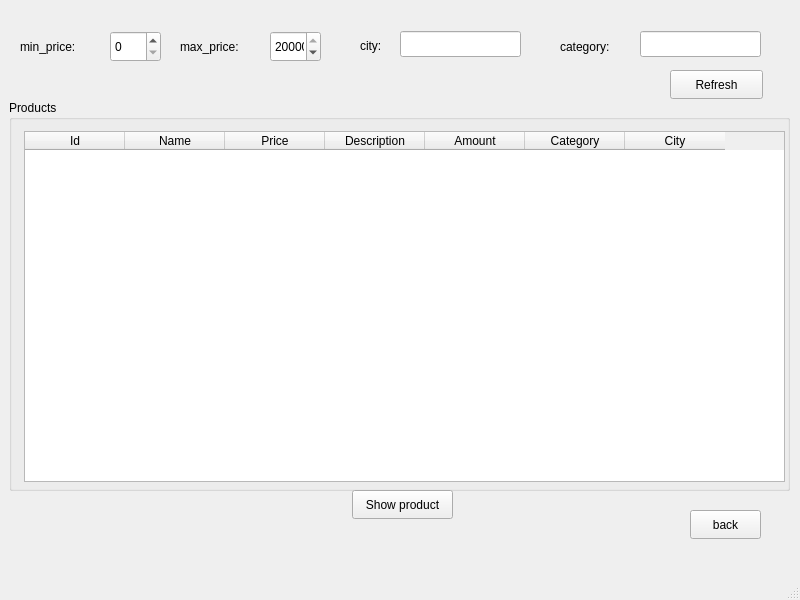
<?xml version="1.0" encoding="UTF-8"?>
<ui version="4.0">
 <class>SeeProducts</class>
 <widget class="QMainWindow" name="SeeProducts">
  <property name="geometry">
   <rect>
    <x>0</x>
    <y>0</y>
    <width>800</width>
    <height>600</height>
   </rect>
  </property>
  <property name="windowTitle">
   <string>MainWindow</string>
  </property>
  <widget class="QWidget" name="centralwidget">
   <widget class="QLabel" name="minp_lbl">
    <property name="geometry">
     <rect>
      <x>20</x>
      <y>31</y>
      <width>71</width>
      <height>31</height>
     </rect>
    </property>
    <property name="text">
     <string>min_price:</string>
    </property>
   </widget>
   <widget class="QLineEdit" name="city_le">
    <property name="geometry">
     <rect>
      <x>400</x>
      <y>31</y>
      <width>121</width>
      <height>26</height>
     </rect>
    </property>
   </widget>
   <widget class="QLabel" name="maxp_lbl">
    <property name="geometry">
     <rect>
      <x>180</x>
      <y>31</y>
      <width>81</width>
      <height>31</height>
     </rect>
    </property>
    <property name="text">
     <string>max_price:</string>
    </property>
   </widget>
   <widget class="QSpinBox" name="min_spinBox">
    <property name="geometry">
     <rect>
      <x>110</x>
      <y>31</y>
      <width>51</width>
      <height>31</height>
     </rect>
    </property>
    <property name="maximum">
     <number>20000</number>
    </property>
   </widget>
   <widget class="QLineEdit" name="category_le">
    <property name="geometry">
     <rect>
      <x>640</x>
      <y>31</y>
      <width>121</width>
      <height>26</height>
     </rect>
    </property>
   </widget>
   <widget class="QSpinBox" name="max_spinBox">
    <property name="geometry">
     <rect>
      <x>270</x>
      <y>31</y>
      <width>51</width>
      <height>31</height>
     </rect>
    </property>
    <property name="maximum">
     <number>20000</number>
    </property>
    <property name="value">
     <number>20000</number>
    </property>
   </widget>
   <widget class="QPushButton" name="refresh_btn">
    <property name="geometry">
     <rect>
      <x>670</x>
      <y>70</y>
      <width>93</width>
      <height>29</height>
     </rect>
    </property>
    <property name="text">
     <string>Refresh</string>
    </property>
   </widget>
   <widget class="QLabel" name="category_lbl">
    <property name="geometry">
     <rect>
      <x>560</x>
      <y>31</y>
      <width>71</width>
      <height>31</height>
     </rect>
    </property>
    <property name="text">
     <string>category:</string>
    </property>
   </widget>
   <widget class="QLabel" name="city_lbl">
    <property name="geometry">
     <rect>
      <x>360</x>
      <y>30</y>
      <width>61</width>
      <height>31</height>
     </rect>
    </property>
    <property name="text">
     <string>city:</string>
    </property>
   </widget>
   <widget class="QGroupBox" name="groupBox">
    <property name="geometry">
     <rect>
      <x>9</x>
      <y>100</y>
      <width>781</width>
      <height>391</height>
     </rect>
    </property>
    <property name="title">
     <string>Products</string>
    </property>
    <widget class="QTableWidget" name="products_table">
     <property name="geometry">
      <rect>
       <x>15</x>
       <y>31</y>
       <width>761</width>
       <height>351</height>
      </rect>
     </property>
     <column>
      <property name="text">
       <string>Id</string>
      </property>
     </column>
     <column>
      <property name="text">
       <string>Name</string>
      </property>
     </column>
     <column>
      <property name="text">
       <string>Price</string>
      </property>
     </column>
     <column>
      <property name="text">
       <string>Description</string>
      </property>
     </column>
     <column>
      <property name="text">
       <string>Amount</string>
      </property>
     </column>
     <column>
      <property name="text">
       <string>Category</string>
      </property>
     </column>
     <column>
      <property name="text">
       <string>City</string>
      </property>
     </column>
    </widget>
   </widget>
   <widget class="QPushButton" name="back_btn">
    <property name="geometry">
     <rect>
      <x>690</x>
      <y>510</y>
      <width>71</width>
      <height>29</height>
     </rect>
    </property>
    <property name="text">
     <string>back</string>
    </property>
   </widget>
   <widget class="QPushButton" name="show_btn">
    <property name="geometry">
     <rect>
      <x>352</x>
      <y>490</y>
      <width>101</width>
      <height>29</height>
     </rect>
    </property>
    <property name="text">
     <string>Show product</string>
    </property>
   </widget>
  </widget>
  <widget class="QMenuBar" name="menubar">
   <property name="geometry">
    <rect>
     <x>0</x>
     <y>0</y>
     <width>800</width>
     <height>26</height>
    </rect>
   </property>
  </widget>
  <widget class="QStatusBar" name="statusbar"/>
 </widget>
 <resources/>
 <connections/>
</ui>
